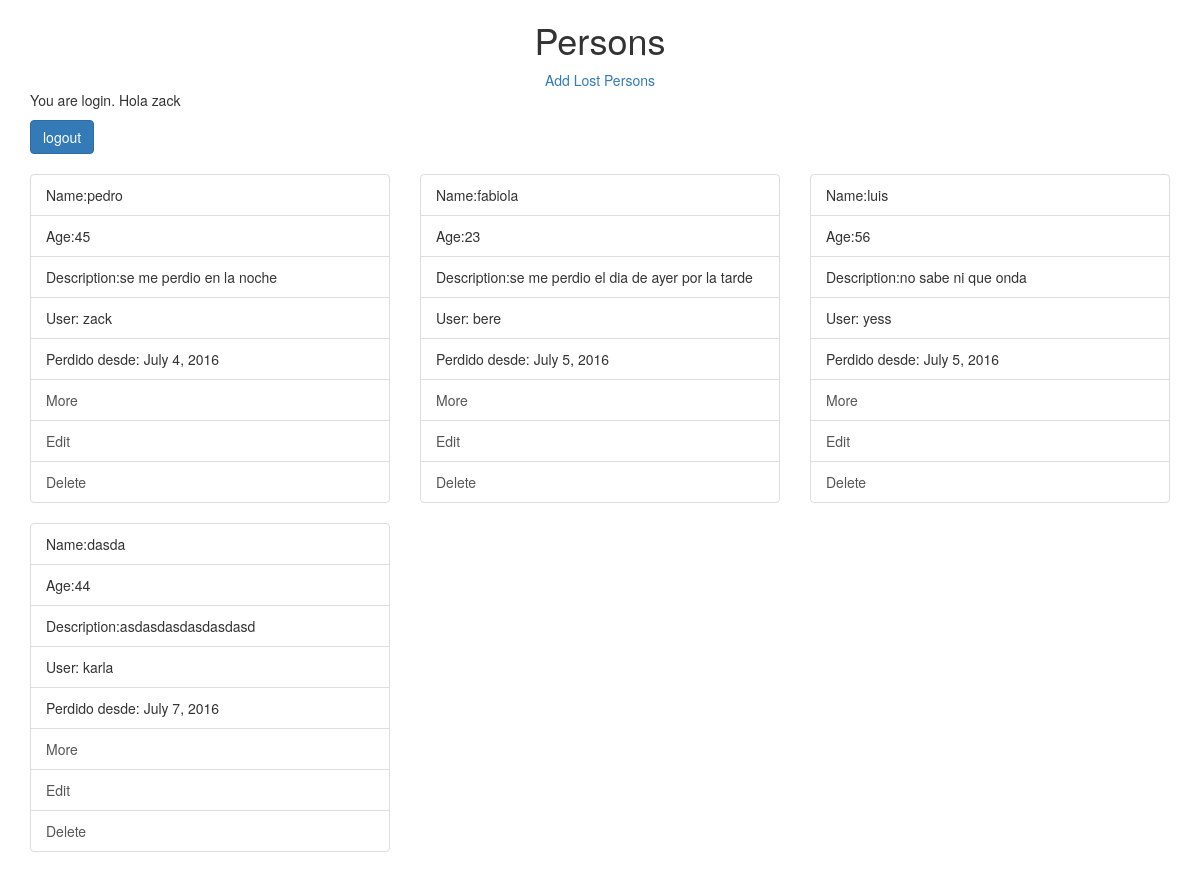
The page /persons/ (signed in) on the database its author committed.
### persons/models.py (models this page shows, shortened)
class Person(models.Model):
    name = models.CharField(max_length=140)
    age = models.CharField(max_length=140)
    description = models.TextField()
    user = models.ForeignKey(User)
    timestamp = models.DateField(default=timezone.now)

### persons/views.py (the view)
class PersonList(ListView):
    model = Person

### templates/persons/person_list.html (shortened to what this page needs)
<!DOCTYPE html>
<html lang="en">
<head>
	<link rel="stylesheet" href="https://maxcdn.bootstrapcdn.com/bootstrap/3.3.6/css/bootstrap.min.css">
</head>
<body>
<section>
	<div class="container">
		<div class="row">
			<div class="text-center col-md-12">
				<h1>Persons</h1>
    			<a href="{% url "persons:new" %}">Add Lost Persons</a>
			</div>
		</div>
	</div>
</section>
<section id="session">
		<div class="container">
			<div class="row">
				<div class="col-md-12">
					{% if user.is_authenticated %}
					<p>You are login. Hola {{ user.username }} </p>
					<a class="btn btn-primary " href="{% url "persons:logout" %} ">logout</a> <br>
					{% else %}
					<p>You are not login. Please Log in </p>
					<a class="btn btn-primary " href="{% url "persons:authentication" %}">Login</a>
					{% endif %}
				</div>
			</div>
		</div>
	</section>
	<br>
<section id="persons">
	<div class="container">
		<div class="row">
			{% for person in object_list %}
			<div class="col-md-4">
					<ul class="list-group">
						<li class="list-group-item">Name:{{person.name}} </li>
						<li class="list-group-item">Age:{{person.age}}</li>
						<li class="list-group-item">Description:{{person.description}}</li>
						<li class="list-group-item">User: {{ person.user }}</li>
						<li class="list-group-item">Perdido desde: {{ person.timestamp }}</li>
						<a href="{% url "persons:detail" person.id %}" class="list-group-item">More</a>
						<a href="{% url "persons:edit" person.id %}" class="list-group-item">Edit</a>
						<a href="{% url "persons:delete" person.id %}" class="list-group-item">Delete</a>
					</ul>
			</div>
			{% endfor %}
		</div>
	</div>
</section>
</body>
</html>

### rows shown on the page
Person: name "pedro", age "45", description "se me perdio en la noche", user "zack", timestamp "July 4, 2016"
Person: name "fabiola", age "23", description "se me perdio el dia de ayer por la tarde", user "bere", timestamp "July 5, 2016"
Person: name "luis", age "56", description "no sabe ni que onda", user "yess", timestamp "July 5, 2016"
Person: name "dasda", age "44", description "asdasdasdasdasdasd", user "karla", timestamp "July 7, 2016"

### other values the page prints
{{ user.username }} "zack"
